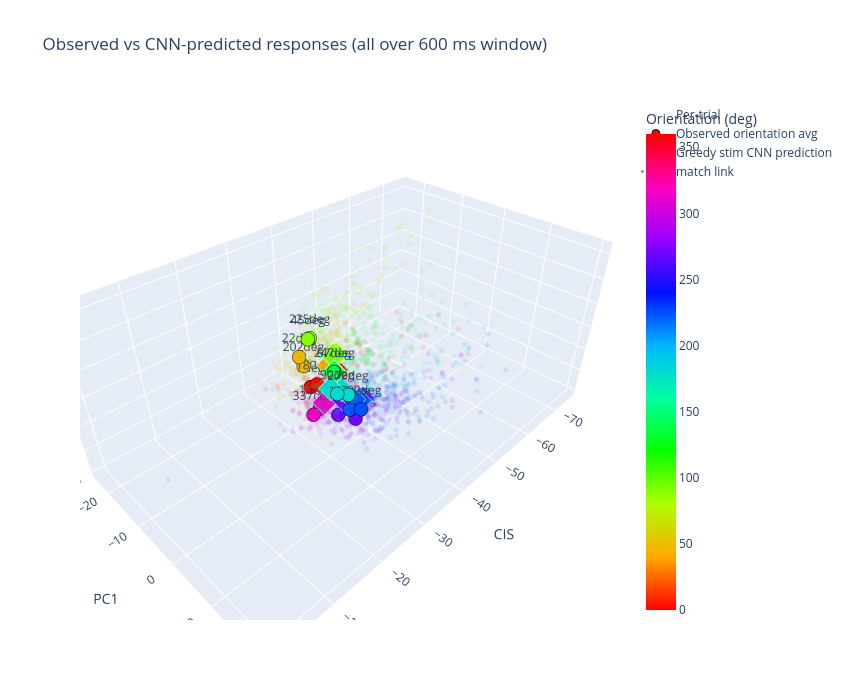

Write notebook code for a chart like this one.
### Code cell
# Project everything (observed averages, per-trial dots, CNN predictions) into a
# shared (CIS, PC1, PC2) space built from the SAME VIS_ORIENT_TIME window used
# to define the targets, so all three live on a common scale.
import plotly.graph_objects as go
from sklearn.decomposition import PCA

# Rebuild the projection from `targets` (== sum_responses windowed to VIS_ORIENT_TIME).
X_win        = targets                                      # (n_orient, n_neurons)
mean_vec_win = X_win.mean(axis=0, keepdims=True)
pca_win      = PCA(n_components=2).fit(X_win)
proj_win, _  = np.linalg.qr(np.array([
    mean_vec_win[0],
    pca_win.components_[0],
    pca_win.components_[1],
]).T)                                                       # (n_neurons, 3)
coords_win   = X_win @ proj_win                             # (n_orient, 3)

# CNN predictions under greedy stims (already over the VIS_ORIENT_TIME window).
greedy_pred_full = np.zeros((len(visual_orientation_degs), n_neurons), dtype=np.float32)
for o_idx in range(len(visual_orientation_degs)):
    x = torch.from_numpy(est_stims[o_idx]).unsqueeze(0).to(device).float()
    with torch.no_grad():
        rate = torch.exp(model(x))                          # (1, n_neurons, n_bins)
    greedy_pred_full[o_idx] = rate[0].sum(dim=1).cpu().numpy()
greedy_coords_win = greedy_pred_full @ proj_win

# Per-trial dots over the same VIS_ORIENT_TIME window.
vis_window_samples = (VIS_ORIENT_TIME * SAMPLE_RATE) // 1000
trial_coords  = []
trial_doubled = []
for o_idx, orientation in enumerate(visual_orientation_degs):
    trial_times = visual_trial_df[visual_trial_df['orientation'] == orientation]['timestamp'].values[:N_VIS_TRIALS]
    for t_time in trial_times:
        trial_spikes = visual_spikes[(visual_spikes['timestamp'] >= t_time) &
                                     (visual_spikes['timestamp'] <  t_time + vis_window_samples)]
        x_trial = np.zeros(n_neurons)
        if not trial_spikes.empty:
            counts = trial_spikes.groupby('neuron_id').size()
            for nid, c in counts.items():
                if nid in neuron_to_idx:
                    x_trial[neuron_to_idx[nid]] = c
        trial_coords.append(x_trial @ proj_win)
        trial_doubled.append((int(orientation) * 2) % 360)
trial_coords  = np.array(trial_coords)
trial_doubled = np.array(trial_doubled)

doubled = (np.array(visual_orientation_degs) * 2) % 360

fig = go.Figure()
fig.add_trace(go.Scatter3d(
    x=trial_coords[:, 0], y=trial_coords[:, 1], z=trial_coords[:, 2],
    mode='markers',
    marker=dict(size=3, color=trial_doubled, colorscale='HSV',
                cmin=0, cmax=360, opacity=0.1, line=dict(width=0)),
    name='Per-trial', hoverinfo='skip',
))
fig.add_trace(go.Scatter3d(
    x=coords_win[:, 0], y=coords_win[:, 1], z=coords_win[:, 2],
    mode='markers+text',
    marker=dict(size=8, color=doubled, colorscale='HSV', cmin=0, cmax=360,
                line=dict(color='black', width=1),
                colorbar=dict(title='Orientation (deg)')),
    text=[f'{int(o)}deg' for o in visual_orientation_degs],
    textposition='top center',
    name='Observed orientation avg',
))
fig.add_trace(go.Scatter3d(
    x=greedy_coords_win[:, 0], y=greedy_coords_win[:, 1], z=greedy_coords_win[:, 2],
    mode='markers',
    marker=dict(size=8, color=doubled, colorscale='HSV', cmin=0, cmax=360,
                symbol='diamond', line=dict(color='white', width=1)),
    name='Greedy stim CNN prediction',
))
for o in range(len(visual_orientation_degs)):
    fig.add_trace(go.Scatter3d(
        x=[coords_win[o, 0], greedy_coords_win[o, 0]],
        y=[coords_win[o, 1], greedy_coords_win[o, 1]],
        z=[coords_win[o, 2], greedy_coords_win[o, 2]],
        mode='lines', line=dict(color='gray', width=2, dash='dot'),
        showlegend=(o == 0), name='match link', hoverinfo='skip',
    ))

fig.update_layout(
    title=f'Observed vs CNN-predicted responses (all over {VIS_ORIENT_TIME} ms window)',
    scene=dict(xaxis_title='CIS', yaxis_title='PC1', zaxis_title='PC2',
               aspectmode='data'),
    width=850, height=700,
)
fig.show()

### Figure 1 — Plotly figure (JSON) as saved in the notebook; plotly's stock layout.template omitted (floating-point values rounded to 4 significant figures; data arrays with more than 128 entries replaced by an {"elided": "..."} marker saying what was removed)
{"data": [{"hoverinfo": "skip", "marker": {"cmax": 360, "cmin": 0, "color": {"elided": "1600 int values"}, "colorscale": [[0, "#ff0000"], [0.1111, "#ffa700"], [0.2222, "#afff00"], [0.3333, "#08ff00"], [0.4444, "#00ff9f"], [0.5556, "#00b7ff"], [0.6667, "#0010ff"], [0.7778, "#9700ff"], [0.8889, "#ff00bf"], [1, "#ff0000"]], "line": {"width": 0}, "opacity": 0.1, "size": 3}, "mode": "markers", "name": "Per-trial", "type": "scatter3d", "x": {"elided": "1600 float values"}, "y": {"elided": "1600 float values"}, "z": {"elided": "1600 float values"}}, {"marker": {"cmax": 360, "cmin": 0, "color": [0.0, 45.0, 90.0, 135.0, 180.0, 225.0, 270.0, 315.0, 0.0, 45.0, 90.0, 135.0, 180.0, 225.0, 270.0, 315.0], "colorbar": {"title": {"text": "Orientation (deg)"}}, "colorscale": [[0, "#ff0000"], [0.1111, "#ffa700"], [0.2222, "#afff00"], [0.3333, "#08ff00"], [0.4444, "#00ff9f"], [0.5556, "#00b7ff"], [0.6667, "#0010ff"], [0.7778, "#9700ff"], [0.8889, "#ff00bf"], [1, "#ff0000"]], "line": {"color": "black", "width": 1}, "size": 8}, "mode": "markers+text", "name": "Observed orientation avg", "text": ["0deg", "22deg", "45deg", "67deg", "90deg", "112deg", "135deg", "157deg", "180deg", "202deg", "225deg", "247deg", "270deg", "292deg", "315deg", "337deg"], "textposition": "top center", "type": "scatter3d", "x": [-30.86, -30.82, -30.16, -28.99, -26.69, -28.18, -29.37, -29.63, -31.33, -31.02, -31.01, -29.08, -28.3, -29.29, -31.47, -27.44], "y": [-5.602, -8.218, -4.904, 2.452, 5.552, 6.754, 2.825, -2.036, -4.435, -7.404, -5.425, 2.439, 6.293, 8.127, 4.768, -1.184], "z": [-3.925, 1.143, 6.647, 4.454, 3.13, -0.1757, -4.283, -6.02, -2.983, -0.4288, 6.248, 4.434, 2.47, 0.04792, -5.227, -5.531]}, {"marker": {"cmax": 360, "cmin": 0, "color": [0.0, 45.0, 90.0, 135.0, 180.0, 225.0, 270.0, 315.0, 0.0, 45.0, 90.0, 135.0, 180.0, 225.0, 270.0, 315.0], "colorscale": [[0, "#ff0000"], [0.1111, "#ffa700"], [0.2222, "#afff00"], [0.3333, "#08ff00"], [0.4444, "#00ff9f"], [0.5556, "#00b7ff"], [0.6667, "#0010ff"], [0.7778, "#9700ff"], [0.8889, "#ff00bf"], [1, "#ff0000"]], "line": {"color": "white", "width": 1}, "size": 8, "symbol": "diamond"}, "mode": "markers", "name": "Greedy stim CNN prediction", "type": "scatter3d", "x": [-33.13, -33.59, -32.25, -29.01, -27.5, -29.7, -30.04, -31.28, -34.0, -33.59, -32.72, -29.1, -28.94, -30.89, -33.44, -28.59], "y": [-1.764, -3.798, -1.315, 2.395, 3.155, 6.035, 3.497, -0.9893, -2.476, -3.798, -0.9698, 2.435, 4.153, 6.194, 4.497, 0.3828], "z": [-0.4185, 0.1933, 4.141, 4.379, 2.38, 0.5931, -1.183, -2.413, -0.2402, 0.1933, 4.269, 4.411, 1.925, -0.2189, -2.177, -2.65]}, {"hoverinfo": "skip", "line": {"color": "gray", "dash": "dot", "width": 2}, "mode": "lines", "name": "match link", "showlegend": true, "type": "scatter3d", "x": [-30.86, -33.13], "y": [-5.602, -1.764], "z": [-3.925, -0.4185]}, {"hoverinfo": "skip", "line": {"color": "gray", "dash": "dot", "width": 2}, "mode": "lines", "name": "match link", "showlegend": false, "type": "scatter3d", "x": [-30.82, -33.59], "y": [-8.218, -3.798], "z": [1.143, 0.1933]}, {"hoverinfo": "skip", "line": {"color": "gray", "dash": "dot", "width": 2}, "mode": "lines", "name": "match link", "showlegend": false, "type": "scatter3d", "x": [-30.16, -32.25], "y": [-4.904, -1.315], "z": [6.647, 4.141]}, {"hoverinfo": "skip", "line": {"color": "gray", "dash": "dot", "width": 2}, "mode": "lines", "name": "match link", "showlegend": false, "type": "scatter3d", "x": [-28.99, -29.01], "y": [2.452, 2.395], "z": [4.454, 4.379]}, {"hoverinfo": "skip", "line": {"color": "gray", "dash": "dot", "width": 2}, "mode": "lines", "name": "match link", "showlegend": false, "type": "scatter3d", "x": [-26.69, -27.5], "y": [5.552, 3.155], "z": [3.13, 2.38]}, {"hoverinfo": "skip", "line": {"color": "gray", "dash": "dot", "width": 2}, "mode": "lines", "name": "match link", "showlegend": false, "type": "scatter3d", "x": [-28.18, -29.7], "y": [6.754, 6.035], "z": [-0.1757, 0.5931]}, {"hoverinfo": "skip", "line": {"color": "gray", "dash": "dot", "width": 2}, "mode": "lines", "name": "match link", "showlegend": false, "type": "scatter3d", "x": [-29.37, -30.04], "y": [2.825, 3.497], "z": [-4.283, -1.183]}, {"hoverinfo": "skip", "line": {"color": "gray", "dash": "dot", "width": 2}, "mode": "lines", "name": "match link", "showlegend": false, "type": "scatter3d", "x": [-29.63, -31.28], "y": [-2.036, -0.9893], "z": [-6.02, -2.413]}, {"hoverinfo": "skip", "line": {"color": "gray", "dash": "dot", "width": 2}, "mode": "lines", "name": "match link", "showlegend": false, "type": "scatter3d", "x": [-31.33, -34.0], "y": [-4.435, -2.476], "z": [-2.983, -0.2402]}, {"hoverinfo": "skip", "line": {"color": "gray", "dash": "dot", "width": 2}, "mode": "lines", "name": "match link", "showlegend": false, "type": "scatter3d", "x": [-31.02, -33.59], "y": [-7.404, -3.798], "z": [-0.4288, 0.1933]}, {"hoverinfo": "skip", "line": {"color": "gray", "dash": "dot", "width": 2}, "mode": "lines", "name": "match link", "showlegend": false, "type": "scatter3d", "x": [-31.01, -32.72], "y": [-5.425, -0.9698], "z": [6.248, 4.269]}, {"hoverinfo": "skip", "line": {"color": "gray", "dash": "dot", "width": 2}, "mode": "lines", "name": "match link", "showlegend": false, "type": "scatter3d", "x": [-29.08, -29.1], "y": [2.439, 2.435], "z": [4.434, 4.411]}, {"hoverinfo": "skip", "line": {"color": "gray", "dash": "dot", "width": 2}, "mode": "lines", "name": "match link", "showlegend": false, "type": "scatter3d", "x": [-28.3, -28.94], "y": [6.293, 4.153], "z": [2.47, 1.925]}, {"hoverinfo": "skip", "line": {"color": "gray", "dash": "dot", "width": 2}, "mode": "lines", "name": "match link", "showlegend": false, "type": "scatter3d", "x": [-29.29, -30.89], "y": [8.127, 6.194], "z": [0.04792, -0.2189]}, {"hoverinfo": "skip", "line": {"color": "gray", "dash": "dot", "width": 2}, "mode": "lines", "name": "match link", "showlegend": false, "type": "scatter3d", "x": [-31.47, -33.44], "y": [4.768, 4.497], "z": [-5.227, -2.177]}, {"hoverinfo": "skip", "line": {"color": "gray", "dash": "dot", "width": 2}, "mode": "lines", "name": "match link", "showlegend": false, "type": "scatter3d", "x": [-27.44, -28.59], "y": [-1.184, 0.3828], "z": [-5.531, -2.65]}], "layout": {"height": 700, "scene": {"aspectmode": "data", "xaxis": {"title": {"text": "CIS"}}, "yaxis": {"title": {"text": "PC1"}}, "zaxis": {"title": {"text": "PC2"}}}, "title": {"text": "Observed vs CNN-predicted responses (all over 600 ms window)"}, "width": 850}}
